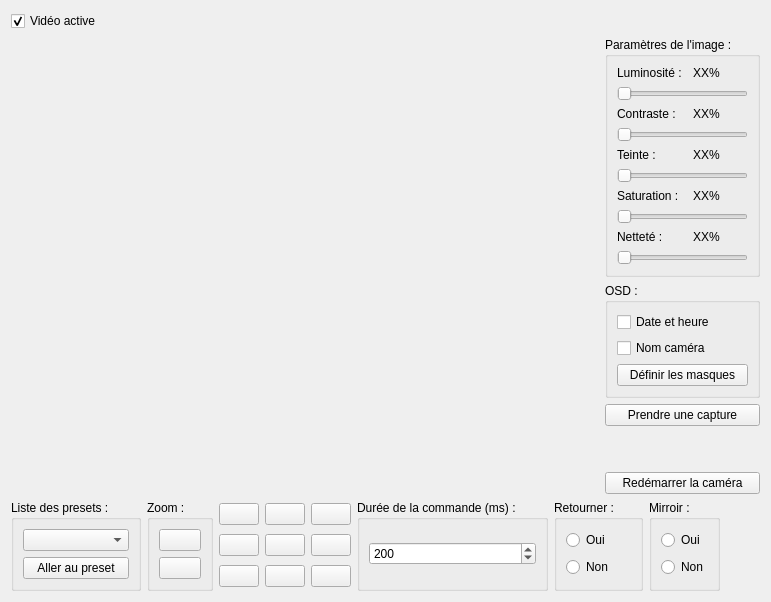
              <widget class="QWidget" name="tab_visualisation">
               <attribute name="title">
                <string>Visualisation</string>
               </attribute>
               <layout class="QVBoxLayout" name="verticalLayout">
                <item>
                 <widget class="QCheckBox" name="checkBoxVisualisationVideoActive">
                  <property name="text">
                   <string>Vidéo active</string>
                  </property>
                  <property name="checked">
                   <bool>true</bool>
                  </property>
                 </widget>
                </item>
                <item>
                 <layout class="QHBoxLayout" name="horizontalLayout_26">
                  <item>
                   <widget class="VlcWidgetVideo" name="widgetVideo" native="true">
                    <property name="sizePolicy">
                     <sizepolicy hsizetype="Expanding" vsizetype="Expanding">
                      <horstretch>0</horstretch>
                      <verstretch>0</verstretch>
                     </sizepolicy>
                    </property>
                   </widget>
                  </item>
                  <item>
                   <layout class="QVBoxLayout" name="verticalLayout_22">
                    <item>
                     <widget class="QGroupBox" name="groupBoxParametresImage">
                      <property name="title">
                       <string>Paramètres de l'image :</string>
                      </property>
                      <layout class="QVBoxLayout" name="verticalLayout_18">
                       <item>
                        <layout class="QHBoxLayout" name="horizontalLayout_27">
                         <item>
                          <widget class="QLabel" name="labelVisualisationParametresImageLuminosite">
                           <property name="minimumSize">
                            <size>
                             <width>70</width>
                             <height>0</height>
                            </size>
                           </property>
                           <property name="text">
                            <string>Luminosité : </string>
                           </property>
                          </widget>
                         </item>
                         <item>
                          <widget class="QLabel" name="labelVisualisationParametresImageLuminositePourcentage">
                           <property name="sizePolicy">
                            <sizepolicy hsizetype="Minimum" vsizetype="Preferred">
                             <horstretch>0</horstretch>
                             <verstretch>0</verstretch>
                            </sizepolicy>
                           </property>
                           <property name="text">
                            <string>XX%</string>
                           </property>
                          </widget>
                         </item>
                        </layout>
                       </item>
                       <item>
                        <widget class="QSlider" name="horizontalSliderVisualisationParametresImageLuminosite">
                         <property name="sizePolicy">
                          <sizepolicy hsizetype="Preferred" vsizetype="Fixed">
                           <horstretch>0</horstretch>
                           <verstretch>0</verstretch>
                          </sizepolicy>
                         </property>
                         <property name="orientation">
                          <enum>Qt::Horizontal</enum>
                         </property>
                        </widget>
                       </item>
                       <item>
                        <layout class="QHBoxLayout" name="horizontalLayout_28">
                         <item>
                          <widget class="QLabel" name="labelVisualisationParametresImageContraste">
                           <property name="minimumSize">
                            <size>
                             <width>70</width>
                             <height>0</height>
                            </size>
                           </property>
                           <property name="text">
                            <string>Contraste :</string>
                           </property>
                          </widget>
                         </item>
                         <item>
                          <widget class="QLabel" name="labelVisualisationParametresImageContrastePourcentage">
                           <property name="sizePolicy">
                            <sizepolicy hsizetype="Minimum" vsizetype="Preferred">
                             <horstretch>0</horstretch>
                             <verstretch>0</verstretch>
                            </sizepolicy>
                           </property>
                           <property name="text">
                            <string>XX%</string>
                           </property>
                          </widget>
                         </item>
                        </layout>
                       </item>
                       <item>
                        <widget class="QSlider" name="horizontalSliderVisualisationParametresImageConstraste">
                         <property name="sizePolicy">
                          <sizepolicy hsizetype="Preferred" vsizetype="Fixed">
                           <horstretch>0</horstretch>
                           <verstretch>0</verstretch>
                          </sizepolicy>
                         </property>
                         <property name="orientation">
                          <enum>Qt::Horizontal</enum>
                         </property>
                        </widget>
                       </item>
                       <item>
                        <layout class="QHBoxLayout" name="horizontalLayout_29">
                         <item>
                          <widget class="QLabel" name="labelVisualisationParametresImageTeinte">
                           <property name="minimumSize">
                            <size>
                             <width>70</width>
                             <height>0</height>
                            </size>
                           </property>
                           <property name="text">
                            <string>Teinte :</string>
                           </property>
                          </widget>
                         </item>
                         <item>
                          <widget class="QLabel" name="labelVisualisationParametresImageTeintePourcentage">
                           <property name="sizePolicy">
                            <sizepolicy hsizetype="Minimum" vsizetype="Preferred">
                             <horstretch>0</horstretch>
                             <verstretch>0</verstretch>
                            </sizepolicy>
                           </property>
                           <property name="text">
                            <string>XX%</string>
                           </property>
                          </widget>
                         </item>
                        </layout>
                       </item>
                       <item>
                        <widget class="QSlider" name="horizontalSliderVisualisationParametresImageTeinte">
                         <property name="sizePolicy">
                          <sizepolicy hsizetype="Preferred" vsizetype="Fixed">
                           <horstretch>0</horstretch>
                           <verstretch>0</verstretch>
                          </sizepolicy>
                         </property>
                         <property name="orientation">
                          <enum>Qt::Horizontal</enum>
                         </property>
                        </widget>
                       </item>
                       <item>
                        <layout class="QHBoxLayout" name="horizontalLayout_30">
                         <item>
                          <widget class="QLabel" name="labelVisualisationParametresImageSaturation">
                           <property name="minimumSize">
                            <size>
                             <width>70</width>
                             <height>0</height>
                            </size>
                           </property>
                           <property name="text">
                            <string>Saturation :</string>
                           </property>
                          </widget>
                         </item>
                         <item>
                          <widget class="QLabel" name="labelVisualisationParametresImageSaturationPourcentage">
                           <property name="sizePolicy">
                            <sizepolicy hsizetype="Minimum" vsizetype="Preferred">
                             <horstretch>0</horstretch>
                             <verstretch>0</verstretch>
                            </sizepolicy>
                           </property>
                           <property name="text">
                            <string>XX%</string>
                           </property>
                          </widget>
                         </item>
                        </layout>
                       </item>
                       <item>
                        <widget class="QSlider" name="horizontalSliderVisualisationParametresImageSaturation">
                         <property name="sizePolicy">
                          <sizepolicy hsizetype="Preferred" vsizetype="Fixed">
                           <horstretch>0</horstretch>
                           <verstretch>0</verstretch>
                          </sizepolicy>
                         </property>
                         <property name="orientation">
                          <enum>Qt::Horizontal</enum>
                         </property>
                        </widget>
                       </item>
                       <item>
                        <layout class="QHBoxLayout" name="horizontalLayout_31">
                         <item>
                          <widget class="QLabel" name="labelVisualisationParametresImageNettete">
                           <property name="minimumSize">
                            <size>
                             <width>70</width>
                             <height>0</height>
                            </size>
                           </property>
                           <property name="text">
                            <string>Netteté :</string>
                           </property>
                          </widget>
                         </item>
                         <item>
                          <widget class="QLabel" name="labelVisualisationParametresImageNettetePourcentage">
                           <property name="sizePolicy">
                            <sizepolicy hsizetype="Minimum" vsizetype="Preferred">
                             <horstretch>0</horstretch>
                             <verstretch>0</verstretch>
                            </sizepolicy>
                           </property>
                           <property name="text">
                            <string>XX%</string>
                           </property>
                          </widget>
                         </item>
                        </layout>
                       </item>
                       <item>
                        <widget class="QSlider" name="horizontalSliderVisualisationParametresImageNettete">
                         <property name="sizePolicy">
                          <sizepolicy hsizetype="Preferred" vsizetype="Fixed">
                           <horstretch>0</horstretch>
                           <verstretch>0</verstretch>
                          </sizepolicy>
                         </property>
                         <property name="orientation">
                          <enum>Qt::Horizontal</enum>
                         </property>
                        </widget>
                       </item>
                      </layout>
                     </widget>
                    </item>
                    <item>
                     <widget class="QGroupBox" name="groupBoxVisualisationOSD">
                      <property name="title">
                       <string>OSD :</string>
                      </property>
                      <layout class="QVBoxLayout" name="verticalLayout_23">
                       <item>
                        <widget class="QCheckBox" name="checkBoxVisualisationOSDTemps">
                         <property name="text">
                          <string>Date et heure</string>
                         </property>
                        </widget>
                       </item>
                       <item>
                        <widget class="QCheckBox" name="checkBoxVisualisationOSDNomCamera">
                         <property name="text">
                          <string>Nom caméra</string>
                         </property>
                        </widget>
                       </item>
                       <item>
                        <widget class="QPushButton" name="pushButtonVisualisationDefinirMasques">
                         <property name="text">
                          <string>Définir les masques</string>
                         </property>
                        </widget>
                       </item>
                      </layout>
                     </widget>
                    </item>
                    <item>
                     <widget class="QPushButton" name="pushButtonVisualisationCaptureEcran">
                      <property name="text">
                       <string>Prendre une capture</string>
                      </property>
                     </widget>
                    </item>
                    <item>
                     <spacer name="verticalSpacer_5">
                      <property name="orientation">
                       <enum>Qt::Vertical</enum>
                      </property>
                      <property name="sizeHint" stdset="0">
                       <size>
                        <width>20</width>
                        <height>40</height>
                       </size>
                      </property>
                     </spacer>
                    </item>
                    <item>
                     <widget class="QPushButton" name="pushButtonVisualisationRebootCamera">
                      <property name="text">
                       <string>Redémarrer la caméra</string>
                      </property>
                     </widget>
                    </item>
                   </layout>
                  </item>
                 </layout>
                </item>
                <item>
                 <layout class="QHBoxLayout" name="horizontalLayout_9">
                  <item>
                   <widget class="QGroupBox" name="groupBoxVisualisationListePresets">
                    <property name="title">
                     <string>Liste des presets : </string>
                    </property>
                    <layout class="QVBoxLayout" name="verticalLayout_10">
                     <item>
                      <widget class="QComboBox" name="comboBoxVisualisationListePresets"/>
                     </item>
                     <item>
                      <widget class="QPushButton" name="pushButtonVisualisationAllerAuPreset">
                       <property name="text">
                        <string>Aller au preset</string>
                       </property>
                      </widget>
                     </item>
                    </layout>
                   </widget>
                  </item>
                  <item>
                   <widget class="QGroupBox" name="groupBoxVisualisationZoom">
                    <property name="title">
                     <string>Zoom :</string>
                    </property>
                    <layout class="QVBoxLayout" name="verticalLayout_9">
                     <item>
                      <widget class="QPushButton" name="pushButtonVisualisationZoomIn">
                       <property name="text">
                        <string/>
                       </property>
                       <property name="icon">
                        <iconset resource="ressources.qrc">
                         <normaloff>:/Images/Images/zoom-in.jpg</normaloff>:/Images/Images/zoom-in.jpg</iconset>
                       </property>
                      </widget>
                     </item>
                     <item>
                      <widget class="QPushButton" name="pushButtonVisualisationZoomOut">
                       <property name="text">
                        <string/>
                       </property>
                       <property name="icon">
                        <iconset resource="ressources.qrc">
                         <normaloff>:/Images/Images/zoom-out.jpg</normaloff>:/Images/Images/zoom-out.jpg</iconset>
                       </property>
                      </widget>
                     </item>
                    </layout>
                   </widget>
                  </item>
                  <item>
                   <layout class="QVBoxLayout" name="verticalLayout_8">
                    <item>
                     <layout class="QHBoxLayout" name="horizontalLayout_2">
                      <item>
                       <widget class="QPushButton" name="pushButtonVisualisationTopLeft">
                        <property name="text">
                         <string/>
                        </property>
                        <property name="icon">
                         <iconset resource="ressources.qrc">
                          <normaloff>:/Images/Images/TL.png</normaloff>:/Images/Images/TL.png</iconset>
                        </property>
                       </widget>
                      </item>
                      <item>
                       <widget class="QPushButton" name="pushButtonVisualisationTop">
                        <property name="text">
                         <string/>
                        </property>
                        <property name="icon">
                         <iconset resource="ressources.qrc">
                          <normaloff>:/Images/Images/T.png</normaloff>:/Images/Images/T.png</iconset>
                        </property>
                       </widget>
                      </item>
                      <item>
                       <widget class="QPushButton" name="pushButtonVisualisationTopRight">
                        <property name="text">
                         <string/>
                        </property>
                        <property name="icon">
                         <iconset resource="ressources.qrc">
                          <normaloff>:/Images/Images/TR.png</normaloff>:/Images/Images/TR.png</iconset>
                        </property>
                       </widget>
                      </item>
                     </layout>
                    </item>
                    <item>
                     <layout class="QHBoxLayout" name="horizontalLayout_5">
                      <item>
                       <widget class="QPushButton" name="pushButtonVisualisationLeft">
                        <property name="text">
                         <string/>
                        </property>
                        <property name="icon">
                         <iconset resource="ressources.qrc">
                          <normaloff>:/Images/Images/L.png</normaloff>:/Images/Images/L.png</iconset>
                        </property>
                       </widget>
                      </item>
                      <item>
                       <widget class="QPushButton" name="pushButtonVisualisationVide">
                        <property name="text">
                         <string/>
                        </property>
                        <property name="icon">
                         <iconset resource="ressources.qrc">
                          <normaloff>:/Images/Images/C.png</normaloff>:/Images/Images/C.png</iconset>
                        </property>
                       </widget>
                      </item>
                      <item>
                       <widget class="QPushButton" name="pushButtonVisualisationRight">
                        <property name="text">
                         <string/>
                        </property>
                        <property name="icon">
                         <iconset resource="ressources.qrc">
                          <normaloff>:/Images/Images/R.png</normaloff>:/Images/Images/R.png</iconset>
                        </property>
                       </widget>
                      </item>
                     </layout>
                    </item>
                    <item>
                     <layout class="QHBoxLayout" name="horizontalLayout_8">
                      <item>
                       <widget class="QPushButton" name="pushButtonVisualisationBottomLeft">
                        <property name="text">
                         <string/>
                        </property>
                        <property name="icon">
                         <iconset resource="ressources.qrc">
                          <normaloff>:/Images/Images/BL.png</normaloff>:/Images/Images/BL.png</iconset>
                        </property>
                       </widget>
                      </item>
                      <item>
                       <widget class="QPushButton" name="pushButtonVisualisationBottom">
                        <property name="text">
                         <string/>
                        </property>
                        <property name="icon">
                         <iconset resource="ressources.qrc">
                          <normaloff>:/Images/Images/B.png</normaloff>:/Images/Images/B.png</iconset>
                        </property>
                       </widget>
                      </item>
                      <item>
                       <widget class="QPushButton" name="pushButtonVisualisationBottomRight">
                        <property name="text">
                         <string/>
                        </property>
                        <property name="icon">
                         <iconset resource="ressources.qrc">
                          <normaloff>:/Images/Images/BR.png</normaloff>:/Images/Images/BR.png</iconset>
                        </property>
                       </widget>
                      </item>
                     </layout>
                    </item>
                   </layout>
                  </item>
                  <item>
                   <widget class="QGroupBox" name="groupBoxVisualisationDureeCommande">
                    <property name="title">
                     <string>Durée de la commande (ms) : </string>
                    </property>
                    <layout class="QVBoxLayout" name="verticalLayout_14">
                     <item>
                      <widget class="QSpinBox" name="spinBoxVisualisationDureeCommande">
                       <property name="maximum">
                        <number>1000</number>
                       </property>
                       <property name="singleStep">
                        <number>100</number>
                       </property>
                       <property name="value">
                        <number>200</number>
                       </property>
                      </widget>
                     </item>
                    </layout>
                   </widget>
                  </item>
                  <item>
                   <widget class="QGroupBox" name="groupBoxVisualisationRetourner">
                    <property name="title">
                     <string>Retourner :</string>
                    </property>
                    <layout class="QVBoxLayout" name="verticalLayout_20">
                     <item>
                      <widget class="QRadioButton" name="radioButtonVisualiserRetournerOui">
                       <property name="text">
                        <string>Oui</string>
                       </property>
                      </widget>
                     </item>
                     <item>
                      <widget class="QRadioButton" name="radioButtonVisualiserRetournerNon">
                       <property name="text">
                        <string>Non</string>
                       </property>
                      </widget>
                     </item>
                    </layout>
                   </widget>
                  </item>
                  <item>
                   <widget class="QGroupBox" name="groupBoxVisualisationMirroir">
                    <property name="title">
                     <string>Mirroir :</string>
                    </property>
                    <layout class="QVBoxLayout" name="verticalLayout_21">
                     <item>
                      <widget class="QRadioButton" name="radioButtonVisualiserMirroirOui">
                       <property name="text">
                        <string>Oui</string>
                       </property>
                      </widget>
                     </item>
                     <item>
                      <widget class="QRadioButton" name="radioButtonVisualiserMirroirNon">
                       <property name="text">
                        <string>Non</string>
                       </property>
                      </widget>
                     </item>
                    </layout>
                   </widget>
                  </item>
                  <item>
                   <spacer name="horizontalSpacer_8">
                    <property name="orientation">
                     <enum>Qt::Horizontal</enum>
                    </property>
                    <property name="sizeHint" stdset="0">
                     <size>
                      <width>40</width>
                      <height>20</height>
                     </size>
                    </property>
                   </spacer>
                  </item>
                 </layout>
                </item>
               </layout>
              </widget>
